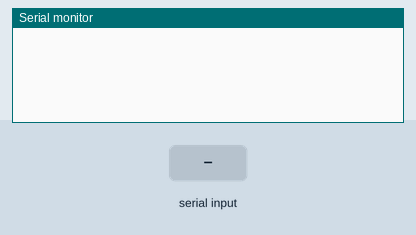
Bench run of a sketch on a simulated Arduino Uno, built with avr-gcc and run on an emulated ATmega328P. On the bench: the last lines printed to the serial monitor. The inputs (shaded band) are chosen by the test bench.

Above: at 1.2 s.
1.3 s: "repeat 1\n" received over Serial
At 2.2 s:
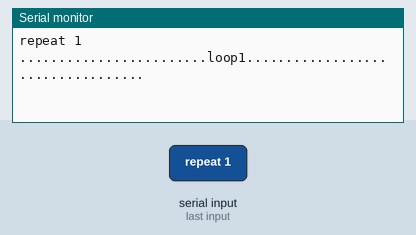
2.8 s: "fd 1\n" received over Serial
At 4.0 s:
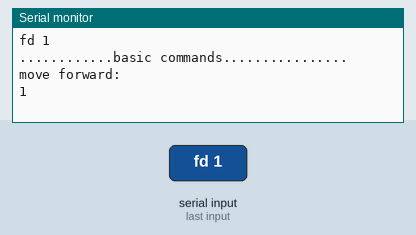
4.3 s: " \n" received over Serial
At 5.1 s:
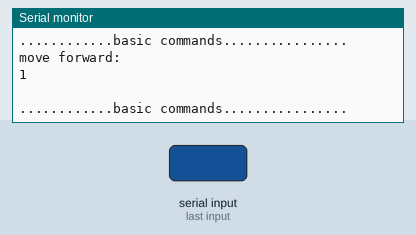
5.8 s: "repeat\n" received over Serial
At 6.3 s:
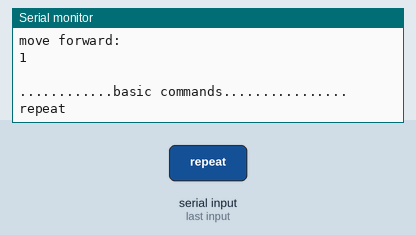
7.3 s: "[\n" received over Serial
At 8.5 s:
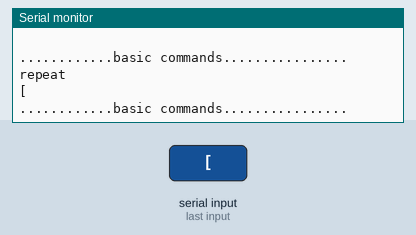
8.8 s: "]\n" received over Serial
At 9.8 s:
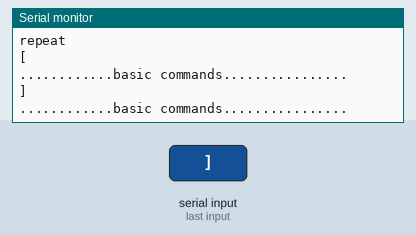

Measured:
- after the input at 1.3 s, the serial monitor: prints a new line at once (image 1)
- after the input at 2.8 s, the serial monitor: prints a new line at once (image 2)
- after the input at 4.3 s, the serial monitor: prints a new line at once (image 3)
- after the input at 5.8 s, the serial monitor: prints a new line at once (image 4)
- after the input at 7.3 s, the serial monitor: prints a new line at once (image 5)
- after the input at 8.8 s, the serial monitor: prints a new line at once (image 6)

The sketch:

logoTurtle_final.ino
```cpp
void setup() {
Serial.begin(9600);
}

String input_string;
void loop() {

 if (Serial.available())
{
  char input_char=Serial.read();
     if(input_char=='\n')
     {
        Serial.println(input_string);  //displaying the input string
        int len=input_string.length();  //length of the input string
        // Serial.println(len);

     //.............................processing after recieving command encountered................................................

     //...............segregating delimiters in the command ie: [ spaces and ]...............................
      int firstspace=input_string.indexOf(" ");  //firstspace=index of the first space location ie. between first two commands

     //.................when commands are entered in single line..........................................
     int space_count=0;

    //.............................when a repeat command is recieved...........................................
     if(input_string.startsWith("repeat"))   //if entered cmd is repeat
     {
        int openbracket=input_string.indexOf("[");    //index of open bracket
        int closebracket=input_string.indexOf("]");  //index of close bracket ]

        // ..................//finding the number of spaces in the looping command []....................
        int i=openbracket+1;
        space_count=0;  //setting the space count to zero to count the space inside  []

        for(i;i<closebracket;i++)
        {
          if(input_string[i]==32)
          space_count++;   //counting the number of spaces
         }
        int loop_cmd_no=space_count+1;  //total number of commands inside brackets  *****dont change this variable, its being used throughout*****
        int x,space[loop_cmd_no],offset=1;
        space[0]=firstspace;
       for(x=1;x<loop_cmd_no;x++)
        {
           space[x]=input_string.indexOf(" ",space[x-1]+1);    //space[0]=first space, space[1]= second space and so on are the index of spaces inbetween commands to be looped
        }

        //.............................storing the number of repetition...........................................................................
        int repeat=input_string.substring(firstspace,openbracket).toInt();  //converting string 360 from test.substring() to integer 360 for looping*/


        //.......................................creating array of index of deimiters from [ to ]............................................................
       int deilmiter[space_count+2];   //considering [ and ] along with spaces
       deilmiter[0]=openbracket;
       deilmiter[space_count+1]=closebracket;
       for(int v=1;v<(space_count+1);v++)
       {
          deilmiter[v]=space[v];
        }

     //......................................segregating each command inside bracket to be looped............................................
     String part[loop_cmd_no];
     for(int k=0;k<loop_cmd_no;k++)
      {
        part[k]=input_string.substring((deilmiter[k]+1),deilmiter[k+1]);  //considering k from 0 to k+1=(n-1)+1=n=count+1=number of spaces +1 last delimiter ]
        //Serial.println("commands inside brackets: ");
        //Serial.println(part[k]);
      }
      //.........................................................Actual looping process.....................................................................
      for(x=0;x<repeat;x++)        //reusing variable x for main repeat loop
      {
        Serial.print("........................loop");
        Serial.print(x+1);
        Serial.println("..................................");
        for(int j=0;j<loop_cmd_no;j++)  //reusing variable j to use cmds
        {

          if(part[j].startsWith("fd"))
             fd(part[j+1]);

          if(part[j].startsWith("rt"))
             rt(part[j+1]);

          if(part[j].startsWith("bk"))
             bk(part[j+1]);

          if(part[j].startsWith("lt"))
             lt(part[j+1]);

          if(part[j].startsWith("pu"))
             pu();

          if(part[j].startsWith("pd"))
             pd();
         }
      }
    }
//................................................basic commands..........................
    else
    {
     int w;
     for(w=0;w<len;w++)
     {
       if(input_string[w]==32)
       space_count++;
     }
     String cmds[space_count+1];   //arry of commands to split

//.............................................multiple commands in single line......................
     if(space_count>1)
     {

      int space_at[space_count];
      space_at[0]=firstspace;
      for(w=1;w<space_count;w++)
      {
        space_at[w]=input_string.indexOf(" ",space_at[w-1]+1);
      }
      cmds[0]=input_string.substring(0,space_at[0]);
      for(w=1;w<space_count;w++)
      {
        cmds[w]=input_string.substring(space_at[w-1]+1,space_at[w]);
      }
      cmds[space_count]=input_string.substring(space_at[space_count-1]+1);  //to get last command
     }
//................................................one command at a time...................................
     else
     {
      cmds[0]=input_string.substring(0,firstspace);
      cmds[1]=input_string.substring(firstspace+1);
      }

//................................................interpreting recieved commands........................
      Serial.println("............basic commands................");
     for(w=0;w<=space_count;w++)
     {
      if(cmds[w].startsWith("fd"))
        fd(cmds[w+1]);

      else if(cmds[w].startsWith("rt"))
        rt(cmds[w+1]);

      else if(cmds[w].startsWith("bk"))
        bk(cmds[w+1]);

      else if(cmds[w].startsWith("lt"))
        lt(cmds[w+1]);

      else if(cmds[w].startsWith("pu"))
          pu();

      else if(cmds[w].startsWith("pd"))
          pd();
      }
    }
    input_string="";
  }

    else
    input_string +=input_char;
  }
}

void fd(String val)
{
  Serial.println("move forward:");
  int value=val.toInt();
  Serial.println(value);
}

void rt(String val)
{
  Serial.println("turn right:");
  int value=val.toInt();
  Serial.println(value);
}

void bk(String val)
{
  Serial.println("move back:");
  int value=val.toInt();
  Serial.println(value);
}

void lt(String val)
{
  Serial.println("turn left:");
  int value=val.toInt();
  Serial.println(value);
}
void pu(void)
{
  Serial.println("pen up");
}
void pd(void)
{
  Serial.println("pen down!! ink on!!");
}
```

logoTurtle.cpp
```cpp
#include<Arduino.h>
#include "logoTurtle.h"


void logoTurtle::start(String input){
     input_string=input;
     int len=input_string.length();  //length of the input string
     int w;
     simpleCmds[0]="\0";
     repeat=1;
     Serial.println("in turtle::start():");
     Serial.println(input_string);
     firstspace=input_string.indexOf(" ");
     space_count=0;  //initializing spcae_count
     for(w=0;w<len;w++)
     {
       if(input_string[w]==32)
       space_count++;
     }
     simpleCmdCount=space_count+1;
     if(input_string.startsWith("repeat"))   //if entered cmd is repeat
      Repeatfun();
     else
      SimpleCmdsfun();
}

void logoTurtle::Repeatfun(void){
     int openbracket=input_string.indexOf("[");    //index of open bracket
     int closebracket=input_string.indexOf("]");  //index of close bracket ]
     int i=openbracket+1;
     space_count=0;  //resetting the space count to zero to count the space inside  []
     for(i;i<closebracket;i++){
         if(input_string[i]==32)
            space_count++;   //counting the number of spaces
      }
      simpleCmdCount=space_count+1;  //total number of commands inside brackets  *****dont change this variable, its being used throughout*****
      int x,space[simpleCmdCount];
      space[0]=firstspace;
      for(x=1;x<simpleCmdCount;x++)
        {
           space[x]=input_string.indexOf(" ",space[x-1]+1);    //space[0]=first space, space[1]= second space and so on are the index of spaces inbetween commands to be looped
        }
       //.............................storing the number of repetition...........................................................................
       repeat=input_string.substring(firstspace,openbracket).toInt();  //converting string 360 from test.substring() to integer 360 for looping*/

       //.......................................creating array of index of deimiters from [ to ]............................................................
       int deilmiter[space_count+2];   //considering [ and ] along with spaces
       deilmiter[0]=openbracket;
       deilmiter[simpleCmdCount]=closebracket;
       for(int v=1;v<simpleCmdCount;v++)
       {
          deilmiter[v]=space[v];
        }

       //......................................segregating each command inside bracket to be looped............................................
       String part[simpleCmdCount];
       for(int k=0;k<simpleCmdCount;k++)
          {
             simpleCmds[k]=input_string.substring((deilmiter[k]+1),deilmiter[k+1]);  //considering k from 0 to k+1,number of spaces +1 last delimiter ]
          }
}


void logoTurtle::SimpleCmdsfun(){

      int w;
      String cmds[space_count+1];   //arry of commands to split
      int space_at[space_count];
      space_at[0]=firstspace;
      for(w=1;w<space_count;w++){
          space_at[w]=input_string.indexOf(" ",space_at[w-1]+1);
      }
      cmds[0]=input_string.substring(0,space_at[0]);
      for(w=1;w<space_count;w++){
          cmds[w]=input_string.substring(space_at[w-1]+1,space_at[w]);
      }
      cmds[space_count]=input_string.substring(space_at[space_count-1]+1);  //to get last command
      for(w=0;w<=space_count;w++){
          simpleCmds[w]=cmds[w];
      }
}
```

logoTurtle.h
```cpp
#ifndef logoTurtle_h
#define logoTurtle_h

#include "Arduino.h"

class logoTurtle{
  private:
    int count;
    int firstspace;


 public:
    String input_string;
    int space_count;
    int simpleCmdCount;
    int repeat;
    String simpleCmds[20];

    void start(String input);
    void SimpleCmdsfun(void);
    void Repeatfun(void);
};

#endif
```
